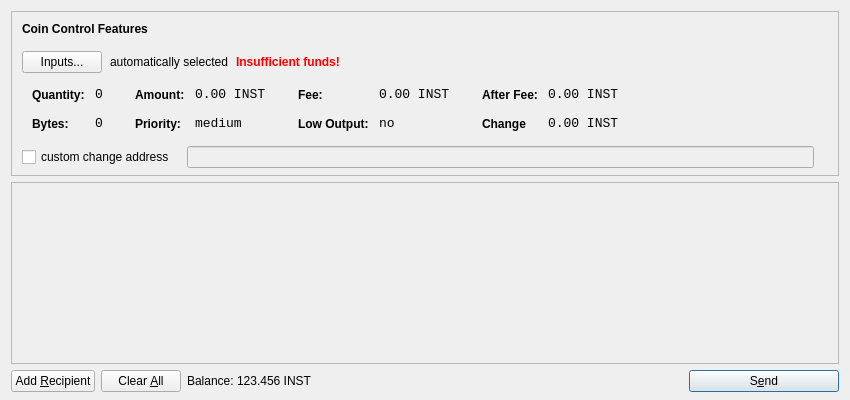
<?xml version="1.0" encoding="UTF-8"?>
<ui version="4.0">
 <class>SendCoinsDialog</class>
 <widget class="QDialog" name="SendCoinsDialog">
  <property name="geometry">
   <rect>
    <x>0</x>
    <y>0</y>
    <width>850</width>
    <height>400</height>
   </rect>
  </property>
  <property name="windowTitle">
   <string>Send Coins</string>
  </property>
  <layout class="QVBoxLayout" name="verticalLayout" stretch="0,1,0">
   <property name="bottomMargin">
    <number>8</number>
   </property>
   <item>
    <widget class="QFrame" name="frameCoinControl">
     <property name="sizePolicy">
      <sizepolicy hsizetype="Expanding" vsizetype="Expanding">
       <horstretch>0</horstretch>
       <verstretch>0</verstretch>
      </sizepolicy>
     </property>
     <property name="maximumSize">
      <size>
       <width>16777215</width>
       <height>16777215</height>
      </size>
     </property>
     <property name="frameShape">
      <enum>QFrame::StyledPanel</enum>
     </property>
     <property name="frameShadow">
      <enum>QFrame::Sunken</enum>
     </property>
     <layout class="QVBoxLayout" name="verticalLayoutCoinControl2">
      <property name="spacing">
       <number>-1</number>
      </property>
      <property name="leftMargin">
       <number>0</number>
      </property>
      <property name="topMargin">
       <number>0</number>
      </property>
      <property name="rightMargin">
       <number>0</number>
      </property>
      <property name="bottomMargin">
       <number>6</number>
      </property>
      <item>
       <layout class="QVBoxLayout" name="verticalLayoutCoinControl" stretch="0,0,0,0,1">
        <property name="spacing">
         <number>0</number>
        </property>
        <property name="leftMargin">
         <number>10</number>
        </property>
        <property name="topMargin">
         <number>10</number>
        </property>
        <item>
         <layout class="QHBoxLayout" name="horizontalLayoutCoinControl1">
          <property name="bottomMargin">
           <number>15</number>
          </property>
          <item>
           <widget class="QLabel" name="labelCoinControlFeatures">
            <property name="sizePolicy">
             <sizepolicy hsizetype="Preferred" vsizetype="Maximum">
              <horstretch>0</horstretch>
              <verstretch>0</verstretch>
             </sizepolicy>
            </property>
            <property name="font">
             <font>
              <weight>75</weight>
              <bold>true</bold>
             </font>
            </property>
            <property name="styleSheet">
             <string notr="true">font-weight:bold;</string>
            </property>
            <property name="text">
             <string>Coin Control Features</string>
            </property>
           </widget>
          </item>
         </layout>
        </item>
        <item>
         <layout class="QHBoxLayout" name="horizontalLayoutCoinControl2" stretch="0,0,0,0">
          <property name="spacing">
           <number>8</number>
          </property>
          <property name="bottomMargin">
           <number>10</number>
          </property>
          <item>
           <widget class="QPushButton" name="pushButtonCoinControl">
            <property name="styleSheet">
             <string notr="true"/>
            </property>
            <property name="text">
             <string>Inputs...</string>
            </property>
           </widget>
          </item>
          <item>
           <widget class="QLabel" name="labelCoinControlAutomaticallySelected">
            <property name="text">
             <string>automatically selected</string>
            </property>
            <property name="margin">
             <number>5</number>
            </property>
           </widget>
          </item>
          <item>
           <widget class="QLabel" name="labelCoinControlInsuffFunds">
            <property name="font">
             <font>
              <weight>75</weight>
              <bold>true</bold>
             </font>
            </property>
            <property name="styleSheet">
             <string notr="true">color:red;font-weight:bold;</string>
            </property>
            <property name="text">
             <string>Insufficient funds!</string>
            </property>
            <property name="margin">
             <number>5</number>
            </property>
           </widget>
          </item>
          <item>
           <spacer name="horizontalSpacerCoinControl">
            <property name="orientation">
             <enum>Qt::Horizontal</enum>
            </property>
            <property name="sizeHint" stdset="0">
             <size>
              <width>40</width>
              <height>1</height>
             </size>
            </property>
           </spacer>
          </item>
         </layout>
        </item>
        <item>
         <widget class="QWidget" name="widgetCoinControl" native="true">
          <property name="sizePolicy">
           <sizepolicy hsizetype="Preferred" vsizetype="Preferred">
            <horstretch>0</horstretch>
            <verstretch>0</verstretch>
           </sizepolicy>
          </property>
          <property name="minimumSize">
           <size>
            <width>0</width>
            <height>0</height>
           </size>
          </property>
          <property name="styleSheet">
           <string notr="true"/>
          </property>
          <layout class="QHBoxLayout" name="horizontalLayoutCoinControl5">
           <property name="margin">
            <number>0</number>
           </property>
           <item>
            <layout class="QHBoxLayout" name="horizontalLayoutCoinControl3" stretch="0,0,0,1">
             <property name="spacing">
              <number>20</number>
             </property>
             <property name="topMargin">
              <number>0</number>
             </property>
             <property name="bottomMargin">
              <number>10</number>
             </property>
             <item>
              <layout class="QFormLayout" name="formLayoutCoinControl1">
               <property name="horizontalSpacing">
                <number>10</number>
               </property>
               <property name="verticalSpacing">
                <number>14</number>
               </property>
               <property name="leftMargin">
                <number>10</number>
               </property>
               <property name="topMargin">
                <number>4</number>
               </property>
               <property name="rightMargin">
                <number>6</number>
               </property>
               <item row="0" column="0">
                <widget class="QLabel" name="labelCoinControlQuantityText">
                 <property name="styleSheet">
                  <string notr="true">font-weight:bold;</string>
                 </property>
                 <property name="text">
                  <string>Quantity:</string>
                 </property>
                 <property name="margin">
                  <number>0</number>
                 </property>
                </widget>
               </item>
               <item row="0" column="1">
                <widget class="QLabel" name="labelCoinControlQuantity">
                 <property name="font">
                  <font>
                   <family>Monospace</family>
                   <pointsize>10</pointsize>
                  </font>
                 </property>
                 <property name="cursor">
                  <cursorShape>IBeamCursor</cursorShape>
                 </property>
                 <property name="contextMenuPolicy">
                  <enum>Qt::ActionsContextMenu</enum>
                 </property>
                 <property name="text">
                  <string>0</string>
                 </property>
                 <property name="margin">
                  <number>0</number>
                 </property>
                 <property name="textInteractionFlags">
                  <set>Qt::LinksAccessibleByMouse|Qt::TextSelectableByKeyboard|Qt::TextSelectableByMouse</set>
                 </property>
                </widget>
               </item>
               <item row="1" column="0">
                <widget class="QLabel" name="labelCoinControlBytesText">
                 <property name="styleSheet">
                  <string notr="true">font-weight:bold;</string>
                 </property>
                 <property name="text">
                  <string>Bytes:</string>
                 </property>
                </widget>
               </item>
               <item row="1" column="1">
                <widget class="QLabel" name="labelCoinControlBytes">
                 <property name="font">
                  <font>
                   <family>Monospace</family>
                   <pointsize>10</pointsize>
                  </font>
                 </property>
                 <property name="cursor">
                  <cursorShape>IBeamCursor</cursorShape>
                 </property>
                 <property name="contextMenuPolicy">
                  <enum>Qt::ActionsContextMenu</enum>
                 </property>
                 <property name="text">
                  <string>0</string>
                 </property>
                 <property name="textInteractionFlags">
                  <set>Qt::LinksAccessibleByMouse|Qt::TextSelectableByKeyboard|Qt::TextSelectableByMouse</set>
                 </property>
                </widget>
               </item>
              </layout>
             </item>
             <item>
              <layout class="QFormLayout" name="formLayoutCoinControl2">
               <property name="horizontalSpacing">
                <number>10</number>
               </property>
               <property name="verticalSpacing">
                <number>14</number>
               </property>
               <property name="leftMargin">
                <number>6</number>
               </property>
               <property name="topMargin">
                <number>4</number>
               </property>
               <property name="rightMargin">
                <number>6</number>
               </property>
               <item row="0" column="0">
                <widget class="QLabel" name="labelCoinControlAmountText">
                 <property name="styleSheet">
                  <string notr="true">font-weight:bold;</string>
                 </property>
                 <property name="text">
                  <string>Amount:</string>
                 </property>
                 <property name="margin">
                  <number>0</number>
                 </property>
                </widget>
               </item>
               <item row="0" column="1">
                <widget class="QLabel" name="labelCoinControlAmount">
                 <property name="font">
                  <font>
                   <family>Monospace</family>
                   <pointsize>10</pointsize>
                  </font>
                 </property>
                 <property name="cursor">
                  <cursorShape>IBeamCursor</cursorShape>
                 </property>
                 <property name="contextMenuPolicy">
                  <enum>Qt::ActionsContextMenu</enum>
                 </property>
                 <property name="text">
                  <string>0.00 INST</string>
                 </property>
                 <property name="textInteractionFlags">
                  <set>Qt::LinksAccessibleByMouse|Qt::TextSelectableByKeyboard|Qt::TextSelectableByMouse</set>
                 </property>
                </widget>
               </item>
               <item row="1" column="0">
                <widget class="QLabel" name="labelCoinControlPriorityText">
                 <property name="styleSheet">
                  <string notr="true">font-weight:bold;</string>
                 </property>
                 <property name="text">
                  <string>Priority:</string>
                 </property>
                </widget>
               </item>
               <item row="1" column="1">
                <widget class="QLabel" name="labelCoinControlPriority">
                 <property name="font">
                  <font>
                   <family>Monospace</family>
                   <pointsize>10</pointsize>
                  </font>
                 </property>
                 <property name="cursor">
                  <cursorShape>IBeamCursor</cursorShape>
                 </property>
                 <property name="contextMenuPolicy">
                  <enum>Qt::ActionsContextMenu</enum>
                 </property>
                 <property name="text">
                  <string>medium</string>
                 </property>
                 <property name="textInteractionFlags">
                  <set>Qt::LinksAccessibleByMouse|Qt::TextSelectableByKeyboard|Qt::TextSelectableByMouse</set>
                 </property>
                </widget>
               </item>
              </layout>
             </item>
             <item>
              <layout class="QFormLayout" name="formLayoutCoinControl3">
               <property name="horizontalSpacing">
                <number>10</number>
               </property>
               <property name="verticalSpacing">
                <number>14</number>
               </property>
               <property name="leftMargin">
                <number>6</number>
               </property>
               <property name="topMargin">
                <number>4</number>
               </property>
               <property name="rightMargin">
                <number>6</number>
               </property>
               <item row="0" column="0">
                <widget class="QLabel" name="labelCoinControlFeeText">
                 <property name="styleSheet">
                  <string notr="true">font-weight:bold;</string>
                 </property>
                 <property name="text">
                  <string>Fee:</string>
                 </property>
                 <property name="margin">
                  <number>0</number>
                 </property>
                </widget>
               </item>
               <item row="0" column="1">
                <widget class="QLabel" name="labelCoinControlFee">
                 <property name="font">
                  <font>
                   <family>Monospace</family>
                   <pointsize>10</pointsize>
                  </font>
                 </property>
                 <property name="cursor">
                  <cursorShape>IBeamCursor</cursorShape>
                 </property>
                 <property name="contextMenuPolicy">
                  <enum>Qt::ActionsContextMenu</enum>
                 </property>
                 <property name="text">
                  <string>0.00 INST</string>
                 </property>
                 <property name="textInteractionFlags">
                  <set>Qt::LinksAccessibleByMouse|Qt::TextSelectableByKeyboard|Qt::TextSelectableByMouse</set>
                 </property>
                </widget>
               </item>
               <item row="1" column="0">
                <widget class="QLabel" name="labelCoinControlLowOutputText">
                 <property name="styleSheet">
                  <string notr="true">font-weight:bold;</string>
                 </property>
                 <property name="text">
                  <string>Low Output:</string>
                 </property>
                </widget>
               </item>
               <item row="1" column="1">
                <widget class="QLabel" name="labelCoinControlLowOutput">
                 <property name="font">
                  <font>
                   <family>Monospace</family>
                   <pointsize>10</pointsize>
                  </font>
                 </property>
                 <property name="cursor">
                  <cursorShape>IBeamCursor</cursorShape>
                 </property>
                 <property name="contextMenuPolicy">
                  <enum>Qt::ActionsContextMenu</enum>
                 </property>
                 <property name="text">
                  <string>no</string>
                 </property>
                 <property name="textInteractionFlags">
                  <set>Qt::LinksAccessibleByMouse|Qt::TextSelectableByKeyboard|Qt::TextSelectableByMouse</set>
                 </property>
                </widget>
               </item>
              </layout>
             </item>
             <item>
              <layout class="QFormLayout" name="formLayoutCoinControl4">
               <property name="horizontalSpacing">
                <number>10</number>
               </property>
               <property name="verticalSpacing">
                <number>14</number>
               </property>
               <property name="leftMargin">
                <number>6</number>
               </property>
               <property name="topMargin">
                <number>4</number>
               </property>
               <property name="rightMargin">
                <number>6</number>
               </property>
               <item row="0" column="0">
                <widget class="QLabel" name="labelCoinControlAfterFeeText">
                 <property name="styleSheet">
                  <string notr="true">font-weight:bold;</string>
                 </property>
                 <property name="text">
                  <string>After Fee:</string>
                 </property>
                 <property name="margin">
                  <number>0</number>
                 </property>
                </widget>
               </item>
               <item row="0" column="1">
                <widget class="QLabel" name="labelCoinControlAfterFee">
                 <property name="font">
                  <font>
                   <family>Monospace</family>
                   <pointsize>10</pointsize>
                  </font>
                 </property>
                 <property name="cursor">
                  <cursorShape>IBeamCursor</cursorShape>
                 </property>
                 <property name="contextMenuPolicy">
                  <enum>Qt::ActionsContextMenu</enum>
                 </property>
                 <property name="text">
                  <string>0.00 INST</string>
                 </property>
                 <property name="textInteractionFlags">
                  <set>Qt::LinksAccessibleByMouse|Qt::TextSelectableByKeyboard|Qt::TextSelectableByMouse</set>
                 </property>
                </widget>
               </item>
               <item row="1" column="0">
                <widget class="QLabel" name="labelCoinControlChangeText">
                 <property name="styleSheet">
                  <string notr="true">font-weight:bold;</string>
                 </property>
                 <property name="text">
                  <string>Change</string>
                 </property>
                </widget>
               </item>
               <item row="1" column="1">
                <widget class="QLabel" name="labelCoinControlChange">
                 <property name="font">
                  <font>
                   <family>Monospace</family>
                   <pointsize>10</pointsize>
                  </font>
                 </property>
                 <property name="cursor">
                  <cursorShape>IBeamCursor</cursorShape>
                 </property>
                 <property name="contextMenuPolicy">
                  <enum>Qt::ActionsContextMenu</enum>
                 </property>
                 <property name="text">
                  <string>0.00 INST</string>
                 </property>
                 <property name="textInteractionFlags">
                  <set>Qt::LinksAccessibleByMouse|Qt::TextSelectableByKeyboard|Qt::TextSelectableByMouse</set>
                 </property>
                </widget>
               </item>
              </layout>
             </item>
            </layout>
           </item>
          </layout>
         </widget>
        </item>
        <item>
         <layout class="QHBoxLayout" name="horizontalLayoutCoinControl4" stretch="0,0,0">
          <property name="spacing">
           <number>12</number>
          </property>
          <property name="sizeConstraint">
           <enum>QLayout::SetDefaultConstraint</enum>
          </property>
          <property name="topMargin">
           <number>5</number>
          </property>
          <property name="rightMargin">
           <number>5</number>
          </property>
          <item>
           <widget class="QCheckBox" name="checkBoxCoinControlChange">
            <property name="text">
             <string>custom change address</string>
            </property>
           </widget>
          </item>
          <item>
           <widget class="QLineEdit" name="lineEditCoinControlChange">
            <property name="enabled">
             <bool>false</bool>
            </property>
            <property name="sizePolicy">
             <sizepolicy hsizetype="Expanding" vsizetype="Fixed">
              <horstretch>0</horstretch>
              <verstretch>0</verstretch>
             </sizepolicy>
            </property>
           </widget>
          </item>
          <item>
           <widget class="QLabel" name="labelCoinControlChangeLabel">
            <property name="sizePolicy">
             <sizepolicy hsizetype="Preferred" vsizetype="Expanding">
              <horstretch>0</horstretch>
              <verstretch>0</verstretch>
             </sizepolicy>
            </property>
            <property name="minimumSize">
             <size>
              <width>0</width>
              <height>0</height>
             </size>
            </property>
            <property name="text">
             <string/>
            </property>
            <property name="margin">
             <number>3</number>
            </property>
           </widget>
          </item>
         </layout>
        </item>
        <item>
         <spacer name="verticalSpacerCoinControl">
          <property name="orientation">
           <enum>Qt::Vertical</enum>
          </property>
          <property name="sizeHint" stdset="0">
           <size>
            <width>800</width>
            <height>1</height>
           </size>
          </property>
         </spacer>
        </item>
       </layout>
      </item>
     </layout>
    </widget>
   </item>
   <item>
    <widget class="QScrollArea" name="scrollArea">
     <property name="widgetResizable">
      <bool>true</bool>
     </property>
     <widget class="QWidget" name="scrollAreaWidgetContents">
      <property name="geometry">
       <rect>
        <x>0</x>
        <y>0</y>
        <width>830</width>
        <height>165</height>
       </rect>
      </property>
      <layout class="QVBoxLayout" name="verticalLayout_2">
       <property name="margin">
        <number>0</number>
       </property>
       <item>
        <layout class="QVBoxLayout" name="entries">
         <property name="spacing">
          <number>6</number>
         </property>
        </layout>
       </item>
       <item>
        <spacer name="verticalSpacer">
         <property name="orientation">
          <enum>Qt::Vertical</enum>
         </property>
         <property name="sizeHint" stdset="0">
          <size>
           <width>20</width>
           <height>40</height>
          </size>
         </property>
        </spacer>
       </item>
      </layout>
     </widget>
    </widget>
   </item>
   <item>
    <layout class="QHBoxLayout" name="horizontalLayout">
     <item>
      <widget class="QPushButton" name="addButton">
       <property name="toolTip">
        <string>Send to multiple recipients at once</string>
       </property>
       <property name="text">
        <string>Add &amp;Recipient</string>
       </property>
       <property name="icon">
        <iconset resource="../bitcoin.qrc">
         <normaloff>:/icons/add</normaloff>:/icons/add</iconset>
       </property>
       <property name="autoDefault">
        <bool>false</bool>
       </property>
      </widget>
     </item>
     <item>
      <widget class="QPushButton" name="clearButton">
       <property name="sizePolicy">
        <sizepolicy hsizetype="Minimum" vsizetype="Fixed">
         <horstretch>0</horstretch>
         <verstretch>0</verstretch>
        </sizepolicy>
       </property>
       <property name="toolTip">
        <string>Remove all transaction fields</string>
       </property>
       <property name="text">
        <string>Clear &amp;All</string>
       </property>
       <property name="icon">
        <iconset resource="../bitcoin.qrc">
         <normaloff>:/icons/remove</normaloff>:/icons/remove</iconset>
       </property>
       <property name="autoRepeatDelay">
        <number>300</number>
       </property>
       <property name="autoDefault">
        <bool>false</bool>
       </property>
      </widget>
     </item>
     <item>
      <layout class="QHBoxLayout" name="horizontalLayout_2">
       <property name="spacing">
        <number>3</number>
       </property>
       <item>
        <widget class="QLabel" name="label">
         <property name="sizePolicy">
          <sizepolicy hsizetype="Preferred" vsizetype="Fixed">
           <horstretch>0</horstretch>
           <verstretch>0</verstretch>
          </sizepolicy>
         </property>
         <property name="text">
          <string>Balance:</string>
         </property>
        </widget>
       </item>
       <item>
        <widget class="QLabel" name="labelBalance">
         <property name="sizePolicy">
          <sizepolicy hsizetype="Preferred" vsizetype="Fixed">
           <horstretch>0</horstretch>
           <verstretch>0</verstretch>
          </sizepolicy>
         </property>
         <property name="cursor">
          <cursorShape>IBeamCursor</cursorShape>
         </property>
         <property name="text">
          <string>123.456 INST</string>
         </property>
         <property name="textInteractionFlags">
          <set>Qt::LinksAccessibleByMouse|Qt::TextSelectableByKeyboard|Qt::TextSelectableByMouse</set>
         </property>
        </widget>
       </item>
      </layout>
     </item>
     <item>
      <spacer name="horizontalSpacer">
       <property name="orientation">
        <enum>Qt::Horizontal</enum>
       </property>
       <property name="sizeHint" stdset="0">
        <size>
         <width>40</width>
         <height>20</height>
        </size>
       </property>
      </spacer>
     </item>
     <item>
      <widget class="QPushButton" name="sendButton">
       <property name="minimumSize">
        <size>
         <width>150</width>
         <height>0</height>
        </size>
       </property>
       <property name="toolTip">
        <string>Confirm the send action</string>
       </property>
       <property name="text">
        <string>S&amp;end</string>
       </property>
       <property name="icon">
        <iconset resource="../bitcoin.qrc">
         <normaloff>:/icons/send</normaloff>:/icons/send</iconset>
       </property>
       <property name="default">
        <bool>true</bool>
       </property>
      </widget>
     </item>
    </layout>
   </item>
  </layout>
 </widget>
 <resources>
  <include location="../bitcoin.qrc"/>
 </resources>
 <connections/>
</ui>
